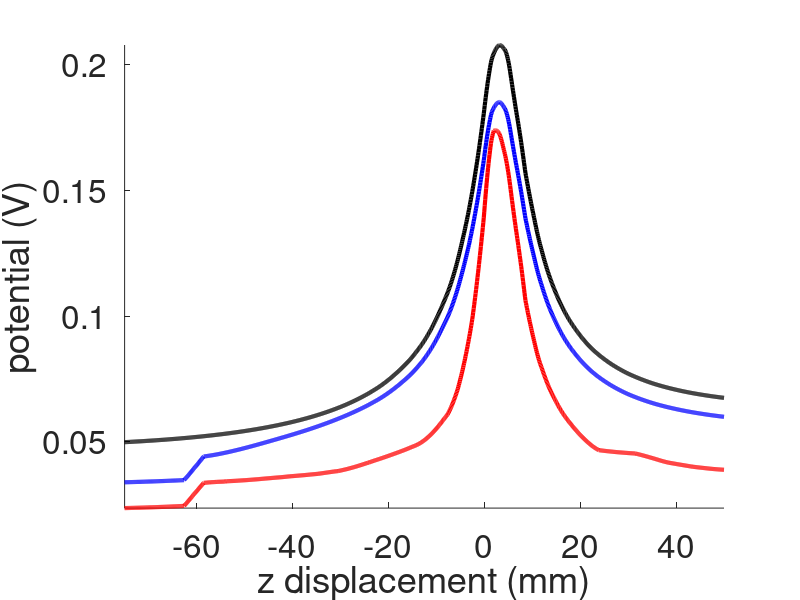

The MATLAB source for this figure: (Note: this script raises an error after producing the figure.)
clc;

%% load data

data1=load('phi_homiso.txt');
data2=load('phi_hetiso.txt');
data3=load('phi_hetani.txt');

%% visualize data

figure;
hold on;
plot(data1(:,3),data1(:,4),'k','linewidth',3);
plot(data2(:,3),data2(:,4),'b','linewidth',3);
plot(data3(:,3),data3(:,4),'r','linewidth',3);
hold off;
xlabel('z displacement (mm)','fontsize',30);
ylabel('potential (V)','fontsize',30);
set(gca,'fontsize',24);
axis tight;
legend('homogeneous, isotropic','heterogeneous, isotropic',...
    'heterogeneous, anisotropic','location','nw');
